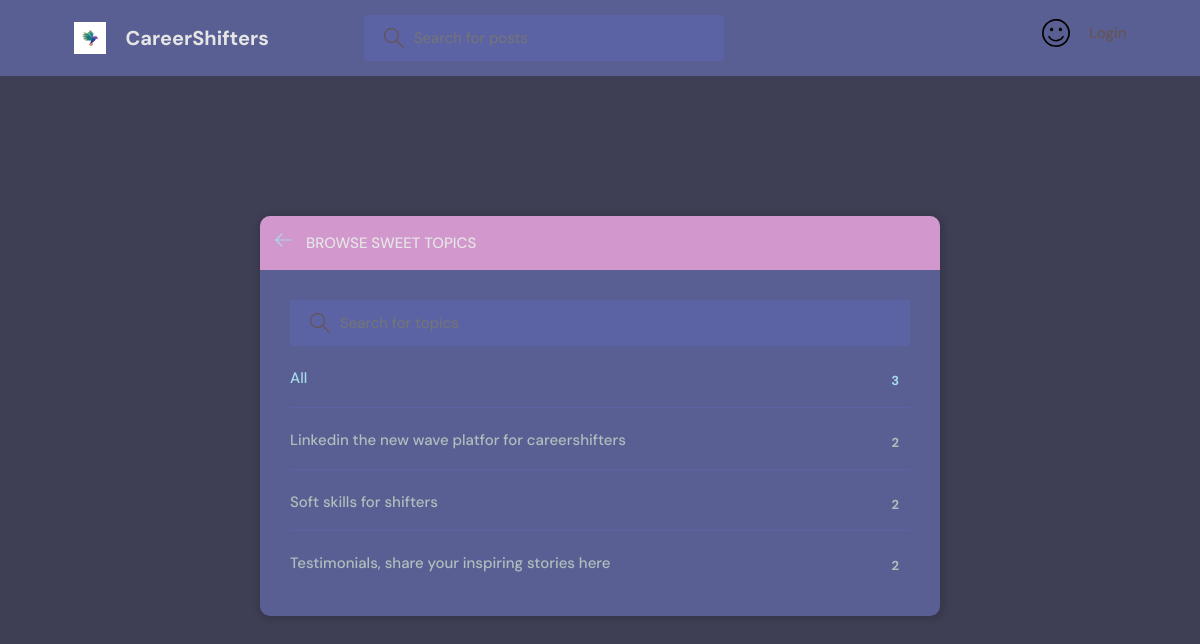
/topics/, run on an earlier commit of the app's database.
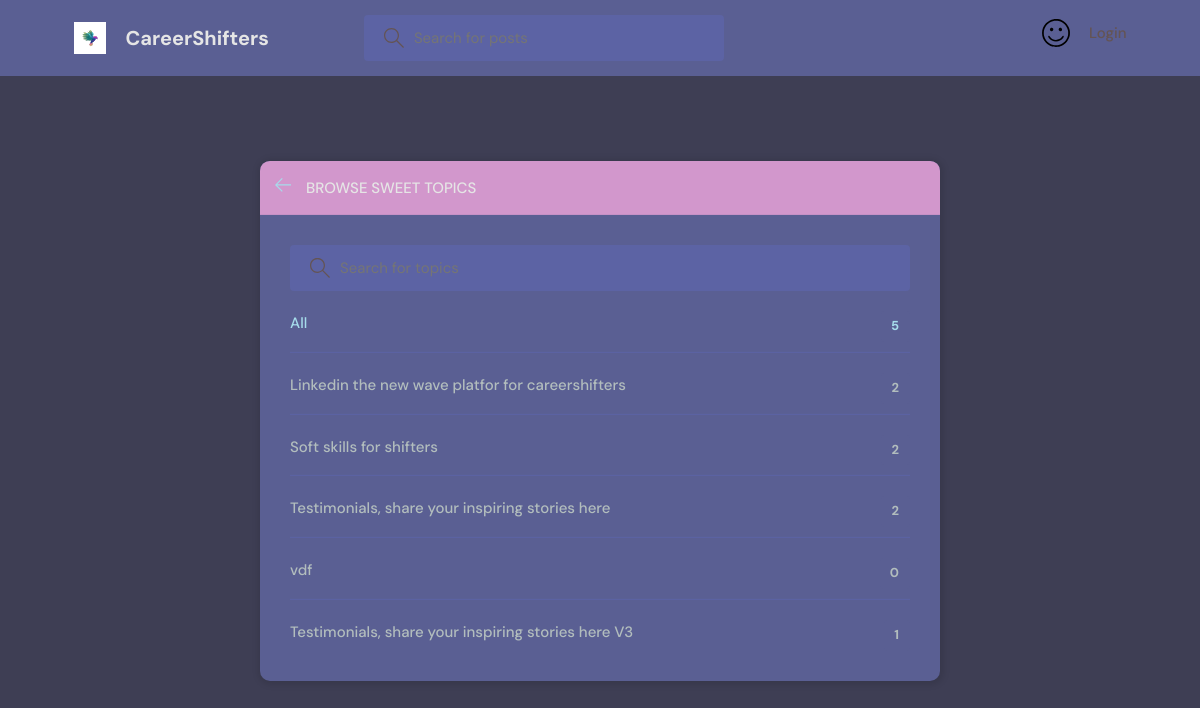
And on a later commit of the database.
### base/models.py (models this page shows, shortened)
class Topic(models.Model):
    name = models.CharField(max_length=200)

### base/views.py (the view)
# urls.py: path('topics/', views.topicsPage, name="topics"),
def topicsPage(request):
    q = request.GET.get('q') if request.GET.get('q') != None else ''
    topics = Topic.objects.filter(name__icontains=q)
    return render(request, 'base/topics.html', {'topics': topics})

### base/templates/base/topics.html (shortened to what this page needs)
{% extends 'main.html' %}
{% block content %}
<main class="create-room layout">
  <div class="container">
    <div class="layout__box">
      <div class="layout__boxHeader">
        <div class="layout__boxTitle">
          <a href="{% url 'home' %}">
            <svg version="1.1" xmlns="http://www.w3.org/2000/svg" width="32" height="32" viewBox="0 0 32 32">
              <title>arrow-left</title>
              <path
                d="M13.723 2.286l-13.723 13.714 13.719 13.714 1.616-1.611-10.96-10.96h27.625v-2.286h-27.625l10.965-10.965-1.616-1.607z">
              </path>
            </svg>
          </a>
          <h3>Browse Sweet Topics</h3>
        </div>
      </div>
      <div class="topics-page layout__body">
        <form action="" method="GET" class="header__search">
          <label>
            <input name="q" placeholder="Search for topics" />
          </label>
        </form>
        <ul class="topics__list">
          <li>
            <a href="{% url 'topics' %}" class="active">All <span>{{topics.count}}</span></a>
          </li>
          {% for topic in topics %}
          <li>
            <a href="{% url 'home' %}?q={{topic.name}}">{{ topic.name }} <span>{{topic.room_set.all.count}}</span></a>
          </li>
          {% endfor %}
        </ul>
      </div>
    </div>
  </div>
</main>
{% endblock content %}

What changed in the data, as far as the page shows it:
added Topic: name "vdf", room_set.all.count "0"
added Topic: name "Testimonials, share your inspiring stories here V3", room_set.all.count "1"
Also different on the page:
{{ topics.count }}: "3" → "5"
